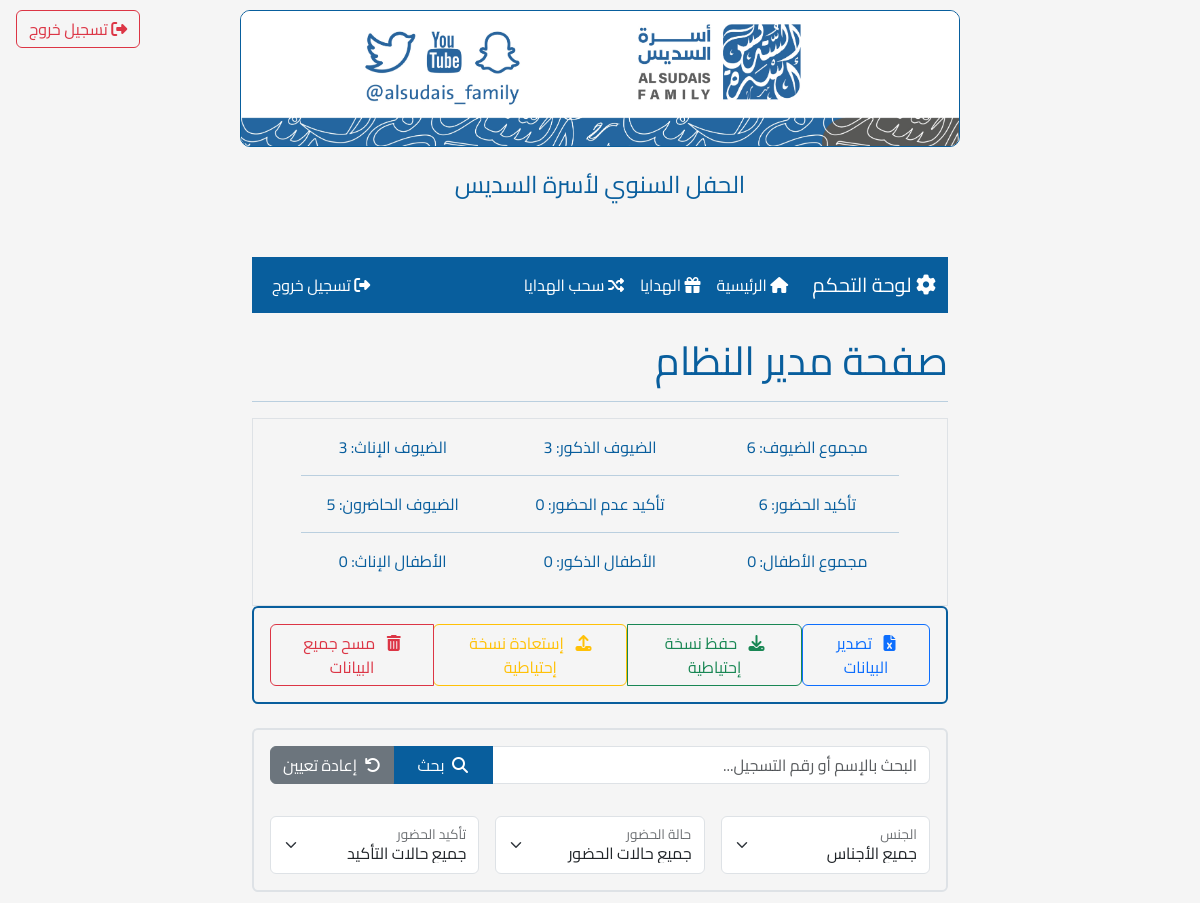
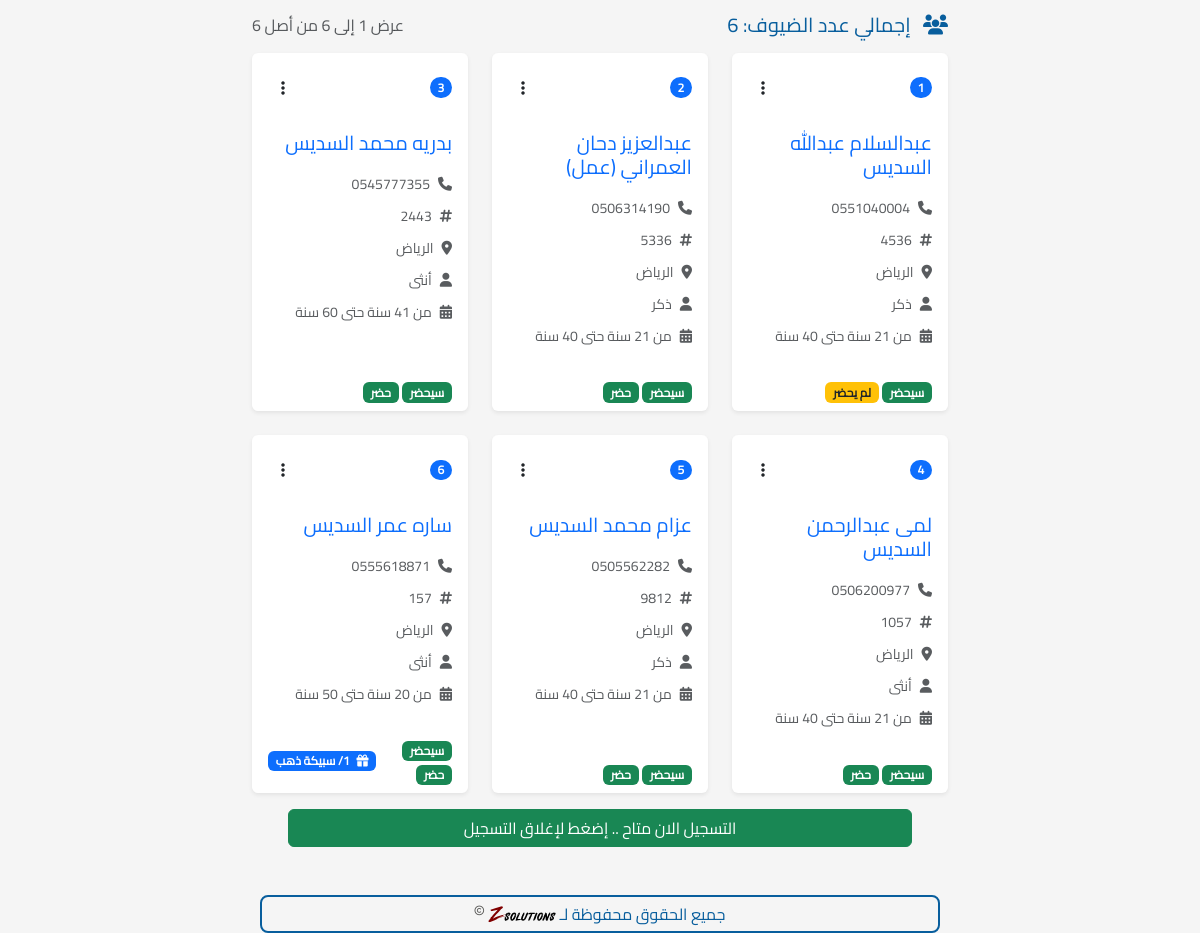
/admin (signed in), run on an earlier commit of the app's database (2 pictures, top to bottom).
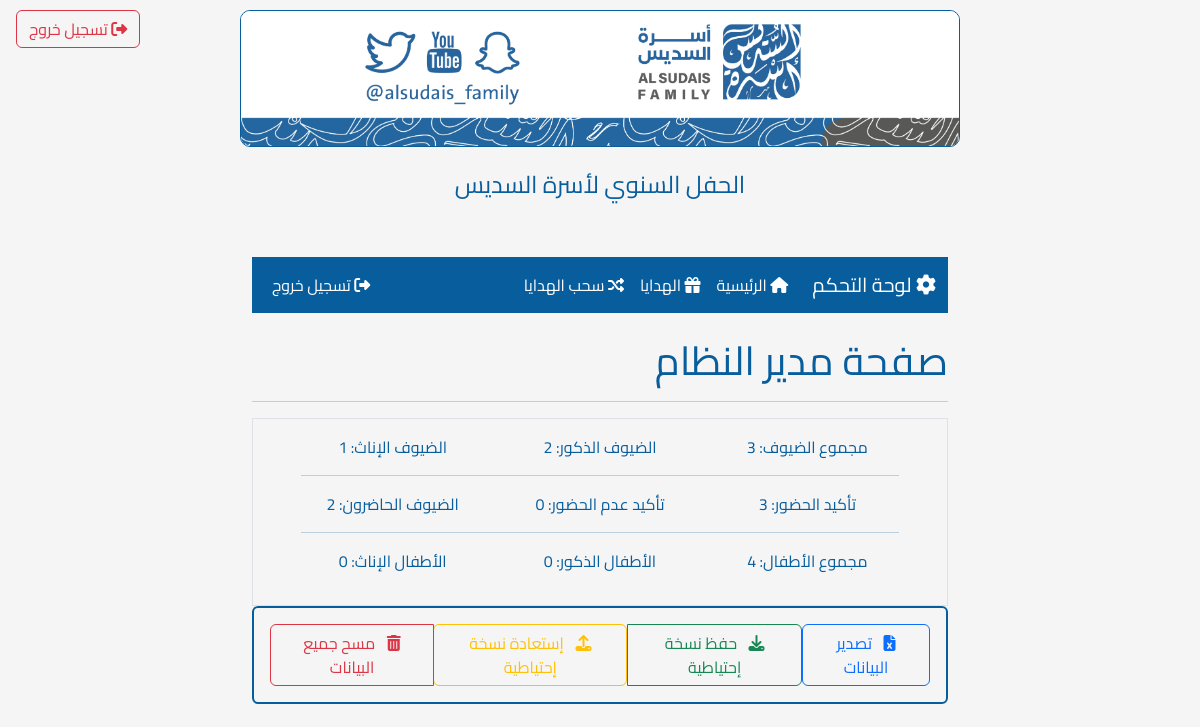
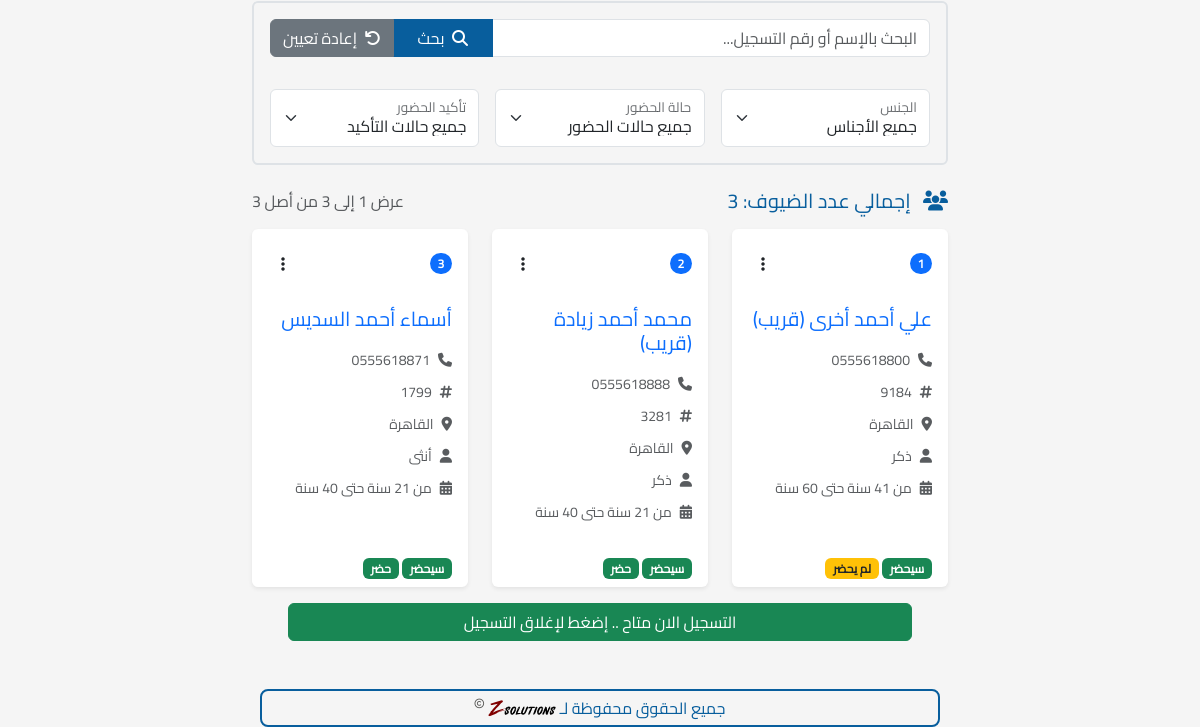
And on a later commit of the database (2 pictures, top to bottom).
### app.py (models this page shows, shortened)
class Registration(db.Model):
    __tablename__ = "registration"
    id = db.Column(db.Integer, primary_key=True, autoincrement=True)
    phone_number = db.Column(db.String(16), unique=True, nullable=False)
    first_name = db.Column(db.Text, nullable=False)
    family_name = db.Column(db.Text, nullable=False)
    father_name = db.Column(db.Text)
    first_grand_name = db.Column(db.Text)
    second_grand_name = db.Column(db.Text)
    third_grand_name = db.Column(db.Text)
    relation = db.Column(db.Text)
    age = db.Column(db.String(3))
    gender = db.Column(db.String(15))
    city = db.Column(db.Text)
    attendance = db.Column(db.Text, nullable=False)
    ideas = db.Column(db.Text)
    registration_number = db.Column(db.String(4), unique=True)
    prize_id = db.Column(db.Integer, db.ForeignKey("prize.id", name="fk_reg_prize_id"))
    is_attended = db.Column(db.Boolean, default=False)
    prize = db.relationship('Prize', backref='winner', lazy=True)

class Prize(db.Model):
    __tablename__ = "prize"
    id = db.Column(db.Integer, primary_key=True)
    name = db.Column(db.String(100), nullable=False)
    description = db.Column(db.Text)
    guest_registration_number = db.Column(db.String(4))
    allowed_families = db.Column(db.String(100))
    allowed_age_range = db.Column(db.String(100))
    allowed_gender = db.Column(db.String(100))
    is_next = db.Column(db.Boolean, default=False)

### app.py (the view, shortened to what this page needs)
@app.route("/admin/", methods=["GET", "POST"])
@app.route("/admin", methods=["GET", "POST"])
@role_required(['admin'])
def admin():
    form = CloseRegistrationForm()
    if form.validate_on_submit() and "reg_status_form" in request.form:
        app.config["Close_Registrations"] = not app.config["Close_Registrations"]
        flash("تم تحديث حالة التسجيل بنجاح", "success")
        return redirect(url_for("admin"))
    search_query = request.args.get('search', '').strip()
    gender_filter = request.args.get('gender', 'all')
    attendance_filter = request.args.get('attendance', 'all')
    is_attended_filter = request.args.get('is_attended', 'all')
    page = request.args.get('page', 1, type=int)
    per_page = 12  # Show 12 cards per page (4 rows of 3 cards)
    query = Registration.query
    if gender_filter != 'all':
        query = query.filter(Registration.gender == gender_filter)
    if attendance_filter != 'all':
        query = query.filter(Registration.attendance == attendance_filter)
    if is_attended_filter != 'all':
        is_attended = is_attended_filter == 'yes'
        query = query.filter(Registration.is_attended == is_attended)
    query = query.order_by(Registration.id.desc())
    guests = query.paginate(page=page, per_page=per_page, error_out=False)
    total_guests = query.count()  # Total filtered guests
    guests_count = Registration.query.count()  # Total overall guests
    guest_male = Registration.query.filter_by(gender="ذكر").count()
    guest_female = Registration.query.filter_by(gender="أنثى").count()
    guest_attendance = Registration.query.filter_by(attendance="سوف أحضر باذن الله").count()
    guest_not_attendance = Registration.query.filter_by(attendance="أعتذر عن الحضور").count()
    guest_is_attended = Registration.query.filter_by(is_attended=True).count()
    children_count = Children.query.count()
    children_male = Children.query.filter_by(gender="ذكر").count()
    children_female = Children.query.filter_by(gender="أنثى").count()
    return render_template(
        "admin.html",
        guests=guests,
        total_guests=total_guests,
        form=form,
        close_registrations=app.config["Close_Registrations"],
        guests_count=guests_count,
        guest_male=guest_male,
        guest_female=guest_female,
        guest_attendance=guest_attendance,
        guest_not_attendance=guest_not_attendance,
        guest_is_attended=guest_is_attended,
        children_count=children_count,
        children_male=children_male,
        children_female=children_female,
        search_query=search_query,
        gender_filter=gender_filter,
        attendance_filter=attendance_filter,
        is_attended_filter=is_attended_filter
    )

### app.py
class CloseRegistrationForm(FlaskForm):
    close_registrations = app.config["Close_Registrations"]
    close_status=HiddenField("close_status", default=close_registrations)

### app.py (called while the page is built)
def role_required(allowed_roles):
    def decorator(f):
        @wraps(f)
        def decorated_function(*args, **kwargs):
            if 'role' not in session:
                flash('يرجى تسجيل الدخول أولاً', 'error')
                if request.endpoint != 'admin_login':  # Prevent redirect loop
                    return redirect(url_for('admin_login'))
                return f(*args, **kwargs)
            if session['role'] not in allowed_roles:
                flash('غير مصرح لك بالوصول لهذه الصفحة', 'error')
                if session['role'] == 'receptionist':
                    return redirect(url_for('confirm_attendence'))
                return redirect(url_for('index'))
            return f(*args, **kwargs)
        return decorated_function
    return decorator

@app.context_processor
def utility_processor():
    return {
        'min': min,
        'max': max  # Also adding max since we might need it
    }

### templates/admin.html (shortened to what the changed rows need)
<!DOCTYPE html>
{% extends 'base.html' %}
{% block content %}
    <h1 class="col">صفحة مدير النظام</h1>
    <div class="border border-1 text-center px-5">
        <div class="row pt-3">
            <div class="col-md-4">
                    <p>مجموع الضيوف: {{guests_count}}</p>
            </div>
            <div class="col-md-4">
                    <p>الضيوف الذكور: {{guest_male}}</p>
            </div>
            <div class="col-md-4">
                    <p>الضيوف الإناث: {{guest_female}}</p>
            </div>
        </div>
        <div class="row pt-3">
            <div class="col-md-4">
                    <p>تأكيد الحضور: {{guest_attendance}}</p>
            </div>
            <div class="col-md-4">
                    <p>الضيوف الحاضرون: {{guest_is_attended}}</p>
            </div>
        </div>
        <div class="row pt-3 pb-3">
            <div class="col-md-4">
                    <p>مجموع الأطفال: {{children_count}}</p>
            </div>
        </div>
    </div>
    <div class="mb-3">
        <div class="d-flex justify-content-between align-items-center">
            <h5 class="mb-0">
                <i class="fas fa-users me-2"></i>
                {% if search_query or gender_filter != 'all' or attendance_filter != 'all' or is_attended_filter != 'all' %}
                    تم العثور على {{ total_guests }} ضيف
                {% else %}
                    إجمالي عدد الضيوف: {{ guests_count }}
                {% endif %}
            </h5>
            {% if guests.total > 0 %}
            <div class="text-muted">
                عرض {{ (guests.page - 1) * guests.per_page + 1 }} إلى
                من أصل {{ guests.total }}
            </div>
            {% endif %}
        </div>
    </div>
    <div class="row row-cols-1 row-cols-md-2 row-cols-lg-3 g-4">
        {% for guest in guests.items %}
        <div class="col">
            <div class="card h-100 border-0 shadow-sm">
                <div class="card-header bg-transparent border-bottom-0 pt-3">
                    <div class="d-flex justify-content-between align-items-center">
                        <span class="badge bg-primary rounded-pill">{{ loop.index }}</span>
                        <div class="dropdown">
                            <button class="btn btn-link text-dark" type="button" data-bs-toggle="dropdown">
                                <i class="fas fa-ellipsis-v"></i>
                            </button>
                        </div>
                    </div>
                </div>
                <div class="card-body">
                    <h5 class="card-title text-primary mb-3">
                        {% if guest.relation %}
                            {{ guest.first_name }} {{ guest.father_name }} {{ guest.family_name }} ({{ guest.relation }})
                        {% else %}
                            {{ guest.first_name }} {{ guest.father_name }} {{ guest.family_name }}
                        {% endif %}
                    </h5>
                    <div class="mb-2">
                        <small class="text-muted"><i class="fas fa-phone me-2"></i>{{ guest.phone_number }}</small>
                    </div>
                    <div class="mb-2">
                        <small class="text-muted"><i class="fas fa-hashtag me-2"></i>{{ guest.registration_number }}</small>
                    </div>
                    <div class="mb-2">
                        <small class="text-muted"><i class="fas fa-map-marker-alt me-2"></i>{{ guest.city }}</small>
                    </div>
                    <div class="mb-2">
                        <small class="text-muted"><i class="fas fa-user me-2"></i>{{ guest.gender }}</small>
                    </div>
                    <div class="mb-2">
                        <small class="text-muted"><i class="fas fa-calendar-alt me-2"></i>{{ guest.age }}</small>
                    </div>
                </div>
                <div class="card-footer bg-transparent border-top-0">
                    <div class="d-flex justify-content-between align-items-center">
                        <div>
                            {% if guest.attendance == 'سوف أحضر باذن الله' %}
                                <span class="badge bg-success">سيحضر</span>
                            {% else %}
                                <span class="badge bg-danger">معتذر</span>
                            {% endif %}
                            {% if guest.is_attended %}
                                <span class="badge bg-success">حضر</span>
                            {% else %}
                                <span class="badge bg-warning text-dark">لم يحضر</span>
                            {% endif %}
                        </div>
                        {% if guest.prize %}
                            <span class="badge bg-primary">
                                <i class="fas fa-gift me-1"></i>
                                {{ guest.prize.name }}
                            </span>
                        {% endif %}
                    </div>
                </div>
            </div>
        </div>
        {% endfor %}
    </div>
{% endblock %}

What changed in the data, as far as the page shows it:
removed Registration: first_name "عبدالسلام", father_name "عبدالله", family_name "السديس", phone_number "0551040004", registration_number "4536", city "الرياض", gender "ذكر", age "من 21 سنة حتى 40 سنة", shows "سيحضر", is_attended "لم يحضر"
removed Registration: first_name "عبدالعزيز", father_name "دحان", family_name "العمراني", relation "عمل", phone_number "0506314190", registration_number "5336", city "الرياض", gender "ذكر", age "من 21 سنة حتى 40 سنة", shows "سيحضر", is_attended "حضر"
removed Registration: first_name "بدريه", father_name "محمد", family_name "السديس", phone_number "0545777355", registration_number "2443", city "الرياض", gender "أنثى", age "من 41 سنة حتى 60 سنة", shows "سيحضر", is_attended "حضر"
removed Registration: first_name "لمى", father_name "عبدالرحمن", family_name "السديس", phone_number "0506200977", registration_number "1057", city "الرياض", gender "أنثى", age "من 21 سنة حتى 40 سنة", shows "سيحضر", is_attended "حضر"
removed Registration: first_name "عزام", father_name "محمد", family_name "السديس", phone_number "0505562282", registration_number "9812", city "الرياض", gender "ذكر", age "من 21 سنة حتى 40 سنة", shows "سيحضر", is_attended "حضر"
removed Registration: first_name "ساره", father_name "عمر", family_name "السديس", phone_number "0555618871", registration_number "157", city "الرياض", gender "أنثى", age "من 20 سنة حتى 50 سنة", shows "سيحضر", is_attended "حضر", prize.name "1/ سبيكة ذهب"
added Registration: first_name "علي", father_name "أحمد", family_name "أخرى", relation "قريب", phone_number "0555618800", registration_number "9184", city "القاهرة", gender "ذكر", age "من 41 سنة حتى 60 سنة", shows "سيحضر", is_attended "لم يحضر"
added Registration: first_name "محمد", father_name "أحمد", family_name "زيادة", relation "قريب", phone_number "0555618888", registration_number "3281", city "القاهرة", gender "ذكر", age "من 21 سنة حتى 40 سنة", shows "سيحضر", is_attended "حضر"
added Registration: first_name "أسماء", father_name "أحمد", family_name "السديس", phone_number "0555618871", registration_number "1799", city "القاهرة", gender "أنثى", age "من 21 سنة حتى 40 سنة", shows "سيحضر", is_attended "حضر"
Also different on the page:
{{ guests_count }}: "6" → "3"
{{ guest_male }}: "3" → "2"
{{ guest_female }}: "3" → "1"
{{ guest_attendance }}: "6" → "3"
{{ guest_is_attended }}: "5" → "2"
{{ children_count }}: "0" → "4"
{{ guests.total }}: "6" → "3"
